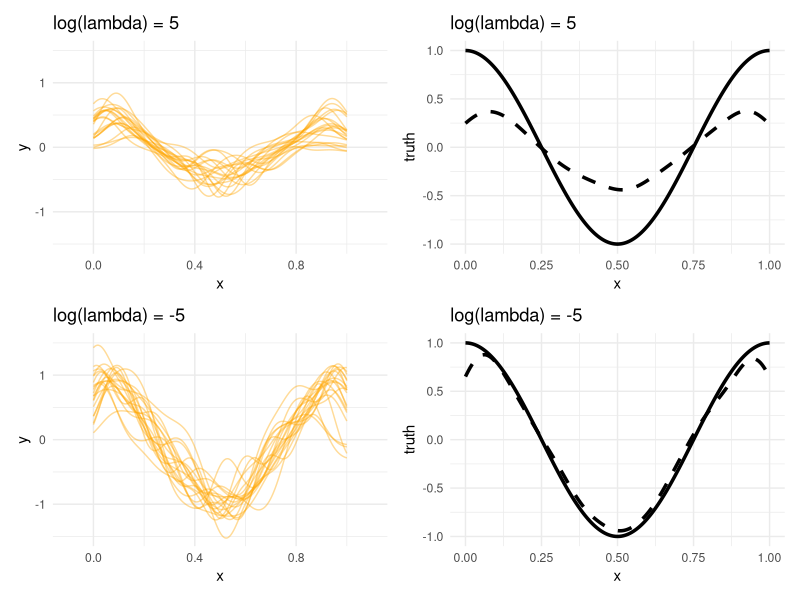

Recreate this plot in R.
library(glmnet)
library(tidyverse)
library(patchwork)

set.seed(42)

# Draw n samples from a Gaussian N(mu, sigma) by transforming
# standard normal noise (Z ~ N(0, I)) using Cholesky: X = mu + LZ
gauss_sample <- function(mu, sigma, n) {

  # Z ~ N(0, I)
  Z <- matrix(
    rnorm(n * length(mu)),
    nrow = length(mu),
    ncol = n
  )

  # -----------------------------
  # Cholesky factor
  # -----------------------------
  # L such that L L^T = sigma
  L <- t(chol(sigma))

  # -----------------------------
  # transform + shift
  # -----------------------------
  # X = mu + L Z  ~ N(mu, sigma)
  X <- L %*% Z

  # add mean to each column  X <- sweep(X, 1, mu, "+")

  return(X)
}

# -----------------------------
# Gaussian sampler using mvtnorm
# -----------------------------
# Draws n samples from N(mu, sigma)
gauss_sample2 <- function(mu, sigma, n) {

  # rmvnorm returns samples in rows: n x d
  X <- mvtnorm::rmvnorm(
    n = n,
    mean = mu,
    sigma = sigma
  )

  # transpose to match original shape: d x n
  t(X)
}

# Ridge regression solves:
# w = (X^T X + sqrt(lambda) I)^(-1) X^T y
# i.e. minimizes: ||Xw - y||^2 + sqrt(lambda) ||w||^2
ridge <- function(X, y, lambda) {
  solve(
    t(X) %*% X +
      sqrt(lambda) * diag(ncol(X)),
    t(X) %*% y
  )
}

# -----------------------------
# basis expansion (RBF)
# -----------------------------
basis_expansion <-
  function(X, s = NULL, centers = NULL) {

  n_basis <- 25

  if (is.null(s)) {
    s <- sd(X) / sqrt(n_basis)
  }

  if (is.null(centers)) {
    centers <- X[-1]
  }

  X <- matrix(X, ncol = 1)

  Xbasis <- matrix(
    1,
    nrow = nrow(X),
    ncol = n_basis
  )

  for (i in 2:n_basis) {
    Xbasis[, i] <- exp(-(1 / (2 * s^2)) *
                         (X - centers[i - 1])^2)
  }

  list(
    Xbasis = Xbasis,
    s = s,
    centers = centers
  )
}

fun <- function(X) {
  cos(2 * pi * X)
}

synthesize_data <- function(n, d) {

  sigma <- matrix(0.1)
  mu <- 0

  X <- runif(n * d)
  X <- matrix(X, nrow = n)

  y_mean <- fun(X)
  noise <- as.vector(
    gauss_sample(mu, sigma, n)
  )

  y <- as.vector(y_mean) + noise

  list(X = X, y = y)
}

# -----------------------------
# settings
# -----------------------------
n <- 25
d <- 1
lambdas <- c(exp(5), exp(-5))
n_data_sets <- 100
show_n_sets <- 20

domain <- seq(0, 1, length.out = 200)

plots <- list()

# -----------------------------
# main loop
# -----------------------------
for (lam_i in seq_along(lambdas)) {

  lambda <- lambdas[lam_i]

  yhat <- matrix(
    0,
    nrow = length(domain),
    ncol = n_data_sets
  )

  for (j in 1:n_data_sets) {

    dat <- synthesize_data(n, d)
    X <- dat$X
    y <- dat$y

    bp <- basis_expansion(X)
    Xb <- bp$Xbasis

    W <- ridge(Xb, y, lambda)

    pred_bp <- basis_expansion(
      domain,
      bp$s,
      bp$centers
    )

    Xtest <- pred_bp$Xbasis

    yhat[, j] <- as.vector(Xtest %*% W)

    ## sigma <- n_basis / (2 * sd(X)^2)
    ## rbf <- kernlab::rbfdot(sigma = sigma)  # you can tune sigma later

    ## # -----------------------------
    ## # training kernel matrix
    ## # -----------------------------
    ## Xb <- kernlab::kernelMatrix(rbf, as.matrix(X), as.matrix(X))

    ## W <- ridge(Xb, y, lambda)

    ## # -----------------------------
    ## # test kernel matrix
    ## # -----------------------------
    ## Xtest <- kernlab::kernelMatrix(
    ##   rbf,
    ##   as.matrix(X),
    ##   as.matrix(domain)
    ## )

    ## yhat[, j] <- as.vector(t(Xtest) %*% W)
  }

  # -----------------------------
  # left panel (sample functions)
  # -----------------------------
  df_lines <- as_tibble(yhat[, 1:show_n_sets]) |>
    mutate(x = domain) |>
    pivot_longer(
      -x,
      names_to = "id",
      values_to = "y"
    )

  p_left <- ggplot(
    df_lines,
    aes(x, y, group = id)
  ) +
    geom_line(color = "orange", alpha = 0.4) +
    coord_cartesian(
      xlim = c(-0.1, 1.1),
      ylim = c(-1.5, 1.5)
    ) +
    labs(
      title = paste0("log(lambda) = ", log(lambda))
    ) +
    theme_minimal()

  # -----------------------------
  # right panel (mean + truth)
  # -----------------------------
  df_mean <- tibble(
    x = domain,
    truth = fun(domain),
    mean = rowMeans(yhat)
  )

  p_right <- ggplot(
    df_mean,
    aes(x)
  ) +
    geom_line(
      aes(y = truth),
      linewidth = 1.2
    ) +
    geom_line(
      aes(y = mean),
      linetype = "dashed",
      linewidth = 1.2
    ) +
    labs(
      title = paste0("log(lambda) = ", log(lambda))
    ) +
    theme_minimal()

  plots[[lam_i]] <- p_left + p_right
}

wrap_plots(plots, ncol = 1)
